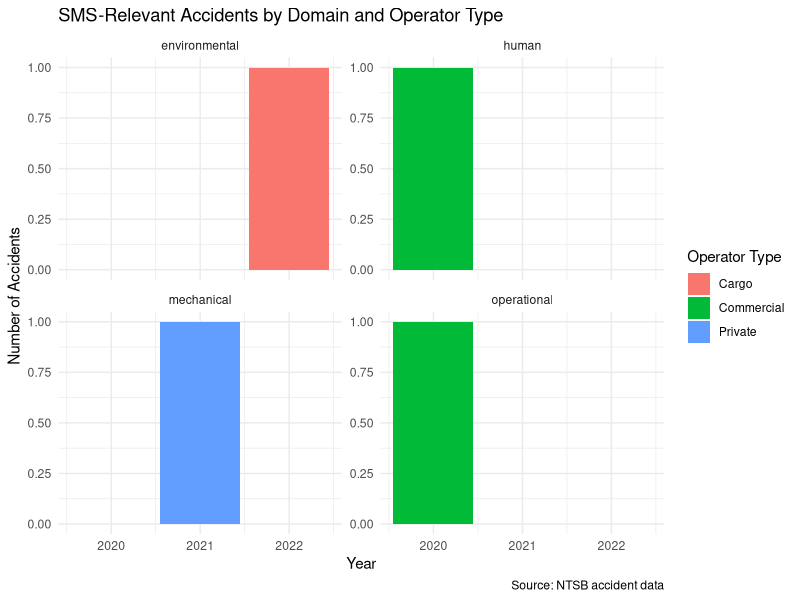

The R script that drew this image:
## ---- chunk 1
knitr::opts_chunk$set(echo = TRUE)
library(dplyr)
library(ggplot2)
library(tidyr)
library(lubridate)
library(stringr)
## ---- chunk 2
all_accidents <- tibble::tibble(
  event_date = as.Date(c("2020-01-01", "2021-06-15", "2022-03-10")),
  probable_cause_clean = c(
    "Pilot fatigue and checklist omission",
    "Engine failure due to hydraulic leak",
    "Weather conditions caused loss of visibility"
  ),
  region = c("Eastern", "Western", "Southern"),
  operator_type = c("Commercial", "Private", "Cargo")
)
## ---- chunk 3
# Define SMS keyword domains
sms_keywords <- list(
  human = c("fatigue", "training", "judgment", "distraction"),
  mechanical = c("engine", "gear", "hydraulic", "failure"),
  environmental = c("weather", "visibility", "wind", "icing"),
  operational = c("procedure", "checklist", "briefing", "coordination"),
  procedural = c("policy", "compliance", "manual", "regulation")
)

# Flagging function
flag_sms <- function(text, keyword_list) {
  sapply(keyword_list, function(keywords) {
    str_detect(text, str_c(keywords, collapse = "|"))
  }) %>% as_tibble() %>% setNames(names(keyword_list))
}

# Apply flags
sms_flags <- flag_sms(all_accidents$probable_cause_clean, sms_keywords)

# Bind flags and enrich dataset
all_accidents <- all_accidents %>%
  mutate(
    human = sms_flags$human,
    mechanical = sms_flags$mechanical,
    environmental = sms_flags$environmental,
    operational = sms_flags$operational,
    procedural = sms_flags$procedural,
    sms_flag = human | mechanical | environmental | operational | procedural,
    event_year = year(event_date)
  )
## ---- chunk 4
sms_long <- all_accidents %>%
  select(event_year, region, operator_type,
         human, mechanical, environmental, operational, procedural) %>%
  pivot_longer(cols = human:procedural, names_to = "domain", values_to = "flag") %>%
  filter(flag == TRUE)

ggplot(sms_long, aes(x = event_year, fill = operator_type)) +
  geom_bar(position = "stack") +
  facet_wrap(~ domain, scales = "free_y") +
  labs(
    title = "SMS-Relevant Accidents by Domain and Operator Type",
    x = "Year",
    y = "Number of Accidents",
    fill = "Operator Type",
    caption = "Source: NTSB accident data"
  ) +
  theme_minimal()
## ---- chunk 5
sms_summary <- all_accidents %>%
  summarise(
    Human = sum(human),
    Mechanical = sum(mechanical),
    Environmental = sum(environmental),
    Operational = sum(operational),
    Procedural = sum(procedural),
    Total_SMS_Flagged = sum(sms_flag)
  )
knitr::kable(sms_summary, caption = "Summary of SMS-Relevant Accidents by Domain")#### 🧩 Shiny Dashboard Scaffold (for later)
